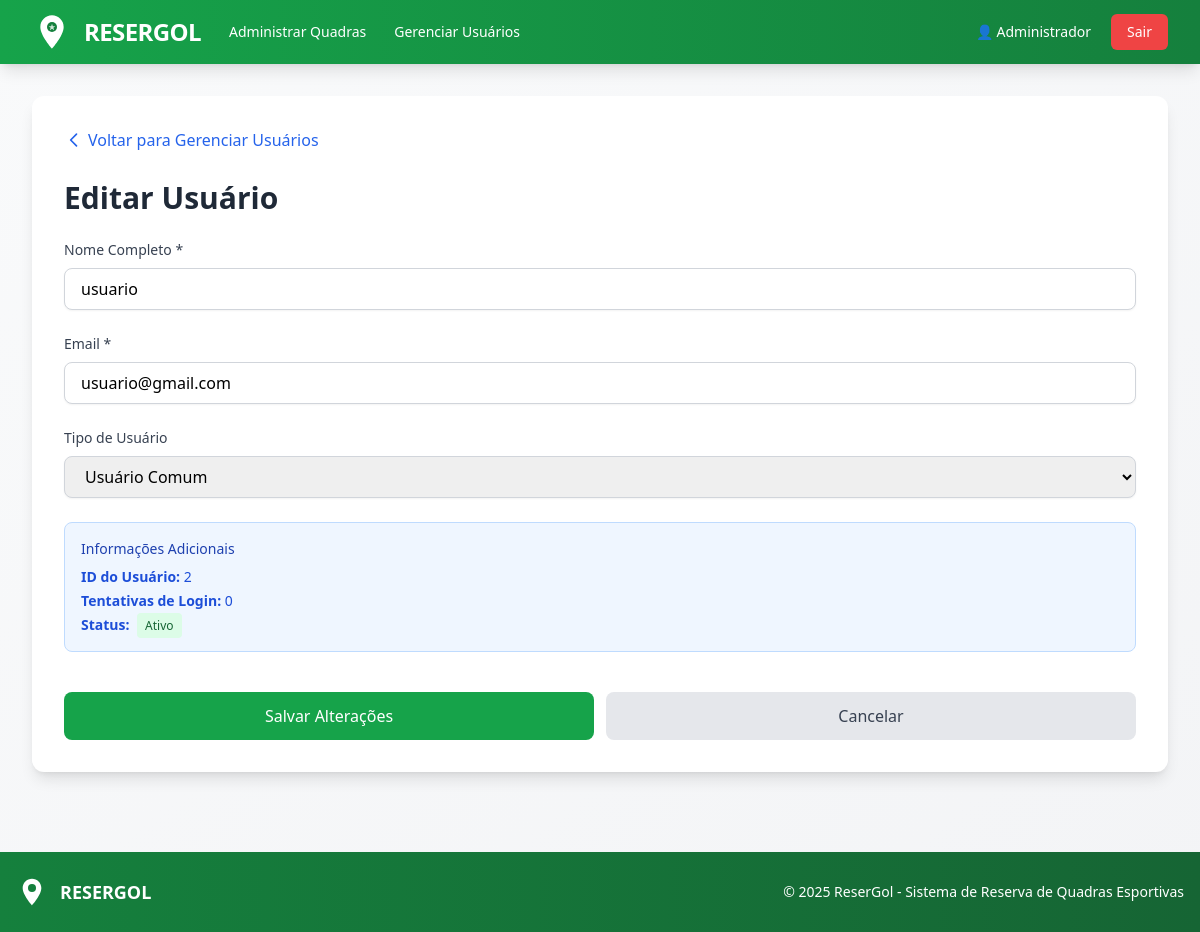
The app's page /admin/editar-usuario/2 (signed in) with its own data.
### models/usuario_model.py (models this page shows, shortened)
class Usuario(UserMixin, db.Model):
    id = db.Column(db.Integer, primary_key=True)
    nome = db.Column(db.String(100), nullable=False)
    email = db.Column(db.String(120), unique=True, nullable=False)
    senha_hash = db.Column(db.String(200), nullable=False)
    role = db.Column(db.String(20), default='usuario', nullable=False)  # 'usuario', 'dono_quadra', 'admin'
    tentativas_login = db.Column(db.Integer, default=0)
    bloqueado_ate = db.Column(db.DateTime, nullable=True)
    quadras = db.relationship('Quadra', backref='dono', lazy=True, cascade='all, delete-orphan')
    def esta_bloqueado(self):
        if self.bloqueado_ate is None:
            return False
        return datetime.utcnow() < self.bloqueado_ate
    def is_admin(self):
        return self.role == 'admin'
    def is_dono_quadra(self):
        return self.role == 'dono_quadra' or self.role == 'admin'

### app.py (the view)
@app.route('/admin/editar-usuario/<int:usuario_id>', methods=['GET', 'POST'])
def admin_editar_usuario(usuario_id):
    return UsuarioController.admin_editar_usuario(usuario_id)

### app.py (called while the page is built)
@login_manager.user_loader
def load_user(user_id):
    return Usuario.query.get(int(user_id))

### controllers/usuario_controller.py (called while the page is built, shortened)
    @login_required
    def admin_editar_usuario(usuario_id):
        if not current_user.is_admin():
            flash('Acesso negado!', 'danger')
            return redirect(url_for('index'))
        usuario = Usuario.query.get_or_404(usuario_id)
        return render_template('admin_editar_usuario.html', usuario=usuario)

### templates/admin_editar_usuario.html (shortened to what this page needs)
{% extends "base.html" %}
{% block content %}
    <div class="mb-6">
        <a href="{{ url_for('admin_usuarios') }}" class="inline-flex items-center text-blue-600 hover:text-blue-700 font-medium">
            <svg class="w-5 h-5 mr-1" fill="none" stroke="currentColor" viewBox="0 0 24 24">
                <path stroke-linecap="round" stroke-linejoin="round" stroke-width="2" d="M15 19l-7-7 7-7"></path>
            </svg>
            Voltar para Gerenciar Usuários
        </a>
    </div>
    <h2 class="text-3xl font-bold text-gray-800 mb-6">Editar Usuário</h2>
    <form method="POST" class="space-y-6">
        <div>
            <label for="nome" class="block text-sm font-medium text-gray-700 mb-2">Nome Completo *</label>
            <input type="text" id="nome" name="nome" value="{{ usuario.nome }}" required
                   class="w-full px-4 py-2 border border-gray-300 rounded-lg shadow-sm focus:outline-none focus:ring-2 focus:ring-blue-500 focus:border-blue-500">
        </div>
        <div>
            <label for="email" class="block text-sm font-medium text-gray-700 mb-2">Email *</label>
            <input type="email" id="email" name="email" value="{{ usuario.email }}" required
                   class="w-full px-4 py-2 border border-gray-300 rounded-lg shadow-sm focus:outline-none focus:ring-2 focus:ring-blue-500 focus:border-blue-500">
        </div>
        <div>
            <label for="role" class="block text-sm font-medium text-gray-700 mb-2">Tipo de Usuário</label>
            <select id="role" name="role"
                    class="w-full px-4 py-2 border border-gray-300 rounded-lg shadow-sm focus:outline-none focus:ring-2 focus:ring-blue-500 focus:border-blue-500">
                <option value="usuario" {% if usuario.role == 'usuario' %}selected{% endif %}>Usuário Comum</option>
            </select>
        </div>
        <div class="bg-blue-50 border border-blue-200 rounded-lg p-4">
            <p class="text-sm font-medium text-blue-800 mb-2">Informações Adicionais</p>
            <div class="space-y-1 text-sm text-blue-700">
                <p><strong>ID do Usuário:</strong> {{ usuario.id }}</p>
                <p><strong>Tentativas de Login:</strong> {{ usuario.tentativas_login }}</p>
                <p>
                    <strong>Status:</strong>
                    {% if usuario.esta_bloqueado() %}
                        <span class="px-2 py-1 bg-red-100 text-red-800 rounded text-xs font-medium ml-1">Bloqueado</span>
                    {% else %}
                        <span class="px-2 py-1 bg-green-100 text-green-800 rounded text-xs font-medium ml-1">Ativo</span>
                    {% endif %}
                </p>
            </div>
        </div>
        <div class="flex gap-3 pt-4">
            <button type="submit"
                    class="flex-1 bg-resergol-600 hover:bg-resergol-700 text-white font-medium py-3 px-6 rounded-lg transition duration-200">
                Salvar Alterações
            </button>
            <a href="{{ url_for('admin_usuarios') }}"
               class="flex-1 text-center bg-gray-200 hover:bg-gray-300 text-gray-700 font-medium py-3 px-6 rounded-lg transition duration-200">
                Cancelar
            </a>
        </div>
    </form>
{% endblock %}

### templates/base.html (shortened to what this page needs)
<!DOCTYPE HTML>
<html lang="pt-BR">
<head>
    <script src="https://cdn.tailwindcss.com"></script>
</head>
<body class="bg-gradient-to-br from-gray-50 to-gray-100 min-h-screen">
    <nav class="bg-gradient-to-r from-resergol-600 to-resergol-700 shadow-lg">
        <div class="max-w-7xl mx-auto px-4 sm:px-6 lg:px-8">
            <div class="flex items-center justify-between h-16">
                <div class="flex items-center space-x-4">
                    <a href="{{ url_for('index') }}" class="flex items-center space-x-3 hover:opacity-90 transition">
                        <span class="text-white font-bold text-2xl tracking-tight">RESERGOL</span>
                    </a>
                    {% if current_user.is_authenticated %}
                        <div class="hidden md:flex items-center space-x-1 ml-8">
                            {% if current_user.is_admin() %}
                                <a href="{{ url_for('admin_quadras') }}" class="text-white hover:bg-resergol-500 px-3 py-2 rounded-md text-sm font-medium transition">
                                    Administrar Quadras
                                </a>
                            {% endif %}
                            {% if current_user.is_admin() %}
                                <a href="{{ url_for('admin_usuarios') }}" class="text-white hover:bg-resergol-500 px-3 py-2 rounded-md text-sm font-medium transition">
                                    Gerenciar Usuários
                                </a>
                            {% endif %}
                        </div>
                    {% endif %}
                </div>
                                <div class="flex items-center space-x-2">
                    {% if current_user.is_authenticated %}
                        <a href="{{ url_for('perfil') }}" class="text-white hover:bg-resergol-500 px-3 py-2 rounded-md text-sm font-medium transition">
                            👤 {{ current_user.nome.split()[0] }}
                        </a>
                        <a href="{{ url_for('logout') }}" class="bg-red-500 hover:bg-red-600 text-white px-4 py-2 rounded-md text-sm font-medium transition">
                            Sair
                        </a>
                    {% endif %}
                </div>
            </div>
        </div>
    </nav>
    <div class="max-w-7xl mx-auto px-4 sm:px-6 lg:px-8 py-8">
        <div class="bg-white rounded-xl shadow-lg p-6 md:p-8">
            {% block content %}{% endblock %}
        </div>
    </div>
    <footer class="bg-gradient-to-r from-resergol-700 to-resergol-800 text-white mt-12">
        <div class="max-w-7xl mx-auto px-4 py-6">
            <div class="flex flex-col md:flex-row justify-between items-center">
                <div class="flex items-center space-x-3 mb-4 md:mb-0">
                    <svg class="h-8 w-8 text-white" viewBox="0 0 24 24" fill="currentColor">
                        <path d="M12 2C8.13 2 5 5.13 5 9c0 5.25 7 13 7 13s7-7.75 7-13c0-3.87-3.13-7-7-7zm0 9.5c-1.38 0-2.5-1.12-2.5-2.5s1.12-2.5 2.5-2.5 2.5 1.12 2.5 2.5-1.12 2.5-2.5 2.5z"/>
                        <circle cx="12" cy="9" r="3" fill="#15803d"/>
                    </svg>
                    <span class="font-bold text-lg">RESERGOL</span>
                </div>
                <p class="text-sm text-center">&copy; 2025 ReserGol - Sistema de Reserva de Quadras Esportivas</p>
            </div>
        </div>
    </footer>
</body>
</html>

### records on screen
Usuario: nome "Administrador"
Usuario: nome "usuario", email "usuario@gmail.com", role "Usuário Comum", id "2", tentativas_login "0"
